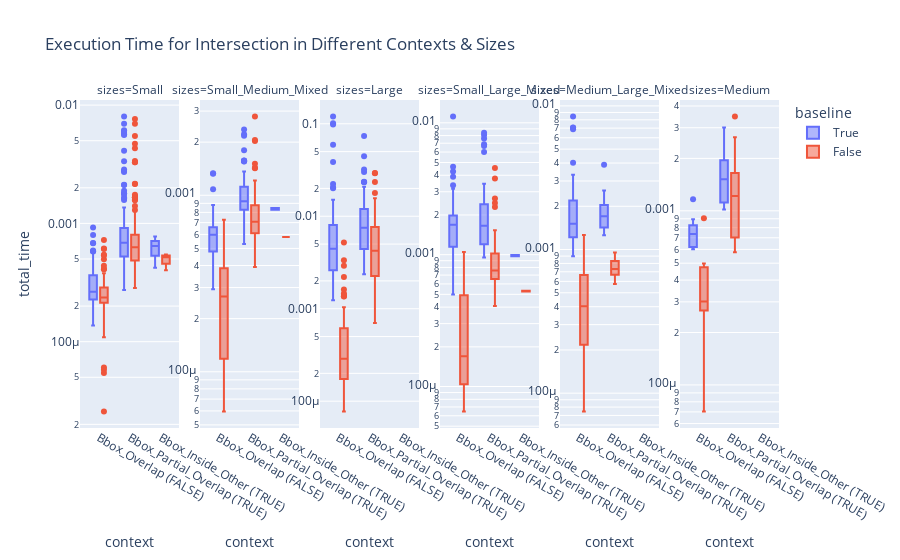
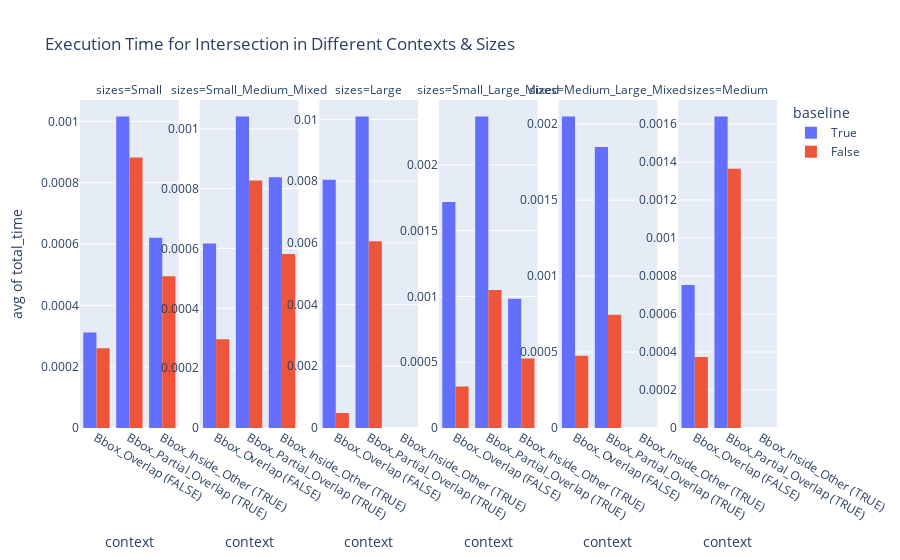

Here is the notebook cell these charts were saved with, in order:
### Markdown cell above
#### Total time Analysis

### Code cell
plot_total_time_box(total_time_df, is_predicate=False, size_cat_excl=[], log_scale=True) #
plot_total_time_bars(total_time_df, is_predicate=False, size_cat_excl=[], log_scale=False) #
